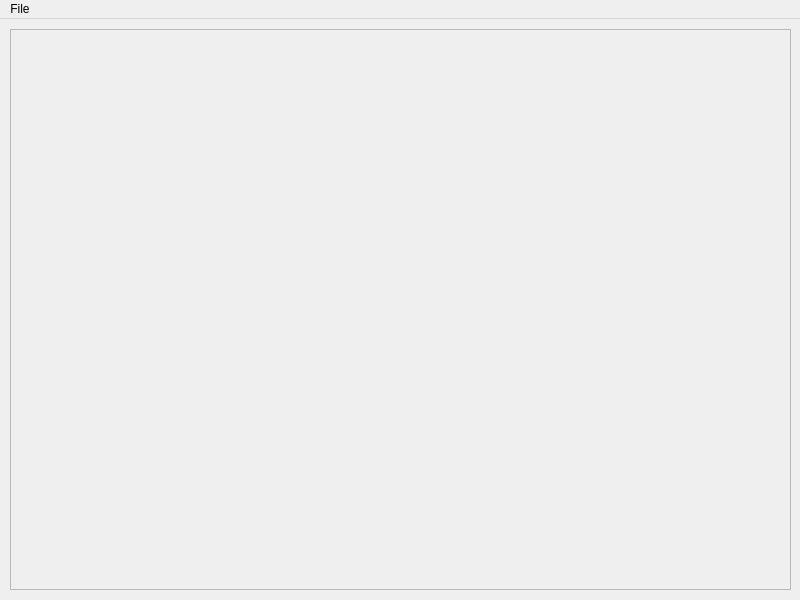
<?xml version="1.0" encoding="UTF-8"?>
<ui version="4.0">
 <class>MainWindow</class>
 <widget class="QMainWindow" name="MainWindow">
  <property name="geometry">
   <rect>
    <x>0</x>
    <y>0</y>
    <width>800</width>
    <height>600</height>
   </rect>
  </property>
  <property name="windowTitle">
   <string>MainWindow</string>
  </property>
  <widget class="QWidget" name="centralwidget">
   <widget class="QFrame" name="frame">
    <property name="geometry">
     <rect>
      <x>10</x>
      <y>10</y>
      <width>781</width>
      <height>561</height>
     </rect>
    </property>
    <property name="frameShape">
     <enum>QFrame::StyledPanel</enum>
    </property>
    <property name="frameShadow">
     <enum>QFrame::Raised</enum>
    </property>
   </widget>
  </widget>
  <widget class="QMenuBar" name="menubar">
   <property name="geometry">
    <rect>
     <x>0</x>
     <y>0</y>
     <width>800</width>
     <height>20</height>
    </rect>
   </property>
   <widget class="QMenu" name="menuFile">
    <property name="title">
     <string>File</string>
    </property>
   </widget>
   <addaction name="menuFile"/>
  </widget>
  <action name="actionExit">
   <property name="text">
    <string>Exit</string>
   </property>
  </action>
 </widget>
 <resources/>
 <connections>
  <connection>
   <sender>actionExit</sender>
   <signal>triggered()</signal>
   <receiver>MainWindow</receiver>
   <slot>close()</slot>
   <hints>
    <hint type="sourcelabel">
     <x>-1</x>
     <y>-1</y>
    </hint>
    <hint type="destinationlabel">
     <x>399</x>
     <y>299</y>
    </hint>
   </hints>
  </connection>
 </connections>
</ui>
